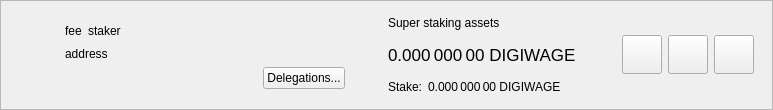
<?xml version="1.0" encoding="UTF-8"?>
<ui version="4.0">
 <class>SuperStakerItemWidget</class>
 <widget class="QWidget" name="SuperStakerItemWidget">
  <property name="geometry">
   <rect>
    <x>0</x>
    <y>0</y>
    <width>773</width>
    <height>110</height>
   </rect>
  </property>
  <property name="sizePolicy">
   <sizepolicy hsizetype="Preferred" vsizetype="Maximum">
    <horstretch>0</horstretch>
    <verstretch>0</verstretch>
   </sizepolicy>
  </property>
  <property name="windowTitle">
   <string>Form</string>
  </property>
  <layout class="QVBoxLayout" name="verticalLayout_2">
   <property name="spacing">
    <number>0</number>
   </property>
   <property name="leftMargin">
    <number>0</number>
   </property>
   <property name="topMargin">
    <number>0</number>
   </property>
   <property name="rightMargin">
    <number>0</number>
   </property>
   <property name="bottomMargin">
    <number>0</number>
   </property>
   <item>
    <widget class="QFrame" name="superStakerItemFrame">
     <property name="frameShape">
      <enum>QFrame::StyledPanel</enum>
     </property>
     <property name="frameShadow">
      <enum>QFrame::Raised</enum>
     </property>
     <layout class="QHBoxLayout" name="horizontalLayout">
      <property name="topMargin">
       <number>0</number>
      </property>
      <property name="bottomMargin">
       <number>0</number>
      </property>
      <item>
       <widget class="QLabel" name="superStakerLogo">
        <property name="sizePolicy">
         <sizepolicy hsizetype="Fixed" vsizetype="Fixed">
          <horstretch>0</horstretch>
          <verstretch>0</verstretch>
         </sizepolicy>
        </property>
        <property name="minimumSize">
         <size>
          <width>40</width>
          <height>40</height>
         </size>
        </property>
        <property name="alignment">
         <set>Qt::AlignCenter</set>
        </property>
       </widget>
      </item>
      <item>
       <widget class="QStackedWidget" name="stackedWidget">
        <property name="currentIndex">
         <number>0</number>
        </property>
        <widget class="QWidget" name="page">
         <layout class="QHBoxLayout" name="horizontalLayout_4">
          <item>
           <layout class="QHBoxLayout" name="horizontalLayout_3">
            <item>
             <layout class="QVBoxLayout" name="verticalLayout">
              <property name="rightMargin">
               <number>15</number>
              </property>
              <item>
               <spacer name="verticalSpacer_2">
                <property name="orientation">
                 <enum>Qt::Vertical</enum>
                </property>
                <property name="sizeHint" stdset="0">
                 <size>
                  <width>20</width>
                  <height>0</height>
                 </size>
                </property>
               </spacer>
              </item>
              <item alignment="Qt::AlignLeft">
               <widget class="QWidget" name="widgetSuperStaker" native="true">
                <property name="minimumSize">
                 <size>
                  <width>280</width>
                  <height>0</height>
                 </size>
                </property>
                <layout class="QHBoxLayout" name="horizontalLayout_2" stretch="0,0,1">
                 <property name="leftMargin">
                  <number>0</number>
                 </property>
                 <property name="topMargin">
                  <number>0</number>
                 </property>
                 <property name="rightMargin">
                  <number>0</number>
                 </property>
                 <property name="bottomMargin">
                  <number>0</number>
                 </property>
                 <item alignment="Qt::AlignLeft">
                  <widget class="QLabel" name="labelFee">
                   <property name="text">
                    <string>fee</string>
                   </property>
                   <property name="textInteractionFlags">
                    <set>Qt::LinksAccessibleByMouse|Qt::TextSelectableByMouse</set>
                   </property>
                  </widget>
                 </item>
                 <item alignment="Qt::AlignLeft">
                  <widget class="QLabel" name="labelStaker">
                   <property name="text">
                    <string>staker</string>
                   </property>
                   <property name="textInteractionFlags">
                    <set>Qt::LinksAccessibleByMouse|Qt::TextSelectableByMouse</set>
                   </property>
                  </widget>
                 </item>
                 <item>
                  <spacer name="horizontalSpacer">
                   <property name="orientation">
                    <enum>Qt::Horizontal</enum>
                   </property>
                   <property name="sizeType">
                    <enum>QSizePolicy::Minimum</enum>
                   </property>
                   <property name="sizeHint" stdset="0">
                    <size>
                     <width>0</width>
                     <height>20</height>
                    </size>
                   </property>
                  </spacer>
                 </item>
                </layout>
               </widget>
              </item>
              <item>
               <widget class="QLabel" name="labelAddress">
                <property name="text">
                 <string>address</string>
                </property>
                <property name="textInteractionFlags">
                 <set>Qt::LinksAccessibleByMouse|Qt::TextSelectableByMouse</set>
                </property>
               </widget>
              </item>
              <item alignment="Qt::AlignRight">
               <widget class="QPushButton" name="buttonDelegations">
                <property name="text">
                 <string>Delegations...</string>
                </property>
               </widget>
              </item>
              <item>
               <spacer name="verticalSpacer">
                <property name="orientation">
                 <enum>Qt::Vertical</enum>
                </property>
                <property name="sizeHint" stdset="0">
                 <size>
                  <width>20</width>
                  <height>0</height>
                 </size>
                </property>
               </spacer>
              </item>
             </layout>
            </item>
            <item>
             <widget class="QWidget" name="vLineAssets" native="true">
              <property name="sizePolicy">
               <sizepolicy hsizetype="Preferred" vsizetype="Preferred">
                <horstretch>0</horstretch>
                <verstretch>0</verstretch>
               </sizepolicy>
              </property>
              <property name="minimumSize">
               <size>
                <width>1</width>
                <height>0</height>
               </size>
              </property>
             </widget>
            </item>
            <item>
             <widget class="QWidget" name="widgetStakingAssets" native="true">
              <property name="sizePolicy">
               <sizepolicy hsizetype="Minimum" vsizetype="Preferred">
                <horstretch>0</horstretch>
                <verstretch>0</verstretch>
               </sizepolicy>
              </property>
              <layout class="QVBoxLayout" name="verticalLayout_3">
               <property name="leftMargin">
                <number>15</number>
               </property>
               <property name="topMargin">
                <number>0</number>
               </property>
               <property name="rightMargin">
                <number>15</number>
               </property>
               <property name="bottomMargin">
                <number>0</number>
               </property>
               <item>
                <widget class="QLabel" name="labelAssetsText">
                 <property name="text">
                  <string>Super staking assets</string>
                 </property>
                 <property name="alignment">
                  <set>Qt::AlignLeading|Qt::AlignLeft|Qt::AlignVCenter</set>
                 </property>
                </widget>
               </item>
               <item>
                <widget class="QLabel" name="labelAssets">
                 <property name="font">
                  <font>
                   <pointsize>13</pointsize>
                  </font>
                 </property>
                 <property name="cursor">
                  <cursorShape>IBeamCursor</cursorShape>
                 </property>
                 <property name="toolTip">
                  <string>Your current spendable balance</string>
                 </property>
                 <property name="text">
                  <string notr="true">0.000 000 00 DIGIWAGE</string>
                 </property>
                 <property name="alignment">
                  <set>Qt::AlignLeading|Qt::AlignLeft|Qt::AlignVCenter</set>
                 </property>
                 <property name="textInteractionFlags">
                  <set>Qt::LinksAccessibleByMouse|Qt::TextSelectableByMouse</set>
                 </property>
                </widget>
               </item>
               <item>
                <layout class="QHBoxLayout" name="horizontalLayout_6">
                 <property name="spacing">
                  <number>6</number>
                 </property>
                 <item>
                  <widget class="QLabel" name="labelStakeText">
                   <property name="sizePolicy">
                    <sizepolicy hsizetype="Maximum" vsizetype="Preferred">
                     <horstretch>0</horstretch>
                     <verstretch>0</verstretch>
                    </sizepolicy>
                   </property>
                   <property name="text">
                    <string>Stake:</string>
                   </property>
                   <property name="alignment">
                    <set>Qt::AlignLeading|Qt::AlignLeft|Qt::AlignVCenter</set>
                   </property>
                  </widget>
                 </item>
                 <item>
                  <widget class="QLabel" name="labelStake">
                   <property name="text">
                    <string>0.000 000 00 DIGIWAGE</string>
                   </property>
                   <property name="alignment">
                    <set>Qt::AlignLeading|Qt::AlignLeft|Qt::AlignVCenter</set>
                   </property>
                   <property name="textInteractionFlags">
                    <set>Qt::LinksAccessibleByMouse|Qt::TextSelectableByMouse</set>
                   </property>
                  </widget>
                 </item>
                 <item>
                  <spacer name="horizontalSpacer_4">
                   <property name="orientation">
                    <enum>Qt::Horizontal</enum>
                   </property>
                   <property name="sizeType">
                    <enum>QSizePolicy::Minimum</enum>
                   </property>
                   <property name="sizeHint" stdset="0">
                    <size>
                     <width>0</width>
                     <height>0</height>
                    </size>
                   </property>
                  </spacer>
                 </item>
                </layout>
               </item>
              </layout>
             </widget>
            </item>
            <item>
             <spacer name="horizontalSpacer_2">
              <property name="orientation">
               <enum>Qt::Horizontal</enum>
              </property>
              <property name="sizeHint" stdset="0">
               <size>
                <width>0</width>
                <height>20</height>
               </size>
              </property>
             </spacer>
            </item>
            <item>
             <widget class="QToolButton" name="buttonConfig">
              <property name="text">
               <string/>
              </property>
              <property name="iconSize">
               <size>
                <width>32</width>
                <height>32</height>
               </size>
              </property>
             </widget>
            </item>
            <item>
             <widget class="QToolButton" name="buttonSplit">
              <property name="text">
               <string/>
              </property>
              <property name="iconSize">
               <size>
                <width>32</width>
                <height>32</height>
               </size>
              </property>
             </widget>
            </item>
            <item>
             <widget class="QToolButton" name="buttonRemove">
              <property name="text">
               <string/>
              </property>
              <property name="iconSize">
               <size>
                <width>32</width>
                <height>32</height>
               </size>
              </property>
             </widget>
            </item>
           </layout>
          </item>
         </layout>
        </widget>
        <widget class="QWidget" name="page_2">
         <layout class="QHBoxLayout" name="horizontalLayout_5">
          <item>
           <widget class="QLabel" name="labelNewSuperStaker">
            <property name="text">
             <string>Add new super stakers</string>
            </property>
           </widget>
          </item>
          <item>
           <spacer name="horizontalSpacer_3">
            <property name="orientation">
             <enum>Qt::Horizontal</enum>
            </property>
            <property name="sizeHint" stdset="0">
             <size>
              <width>408</width>
              <height>20</height>
             </size>
            </property>
           </spacer>
          </item>
          <item>
           <widget class="QToolButton" name="buttonRestore">
            <property name="text">
             <string/>
            </property>
            <property name="iconSize">
             <size>
              <width>32</width>
              <height>32</height>
             </size>
            </property>
           </widget>
          </item>
          <item>
           <widget class="QToolButton" name="buttonAdd">
            <property name="text">
             <string/>
            </property>
            <property name="iconSize">
             <size>
              <width>32</width>
              <height>32</height>
             </size>
            </property>
           </widget>
          </item>
         </layout>
        </widget>
       </widget>
      </item>
     </layout>
    </widget>
   </item>
  </layout>
 </widget>
 <resources/>
 <connections/>
</ui>
